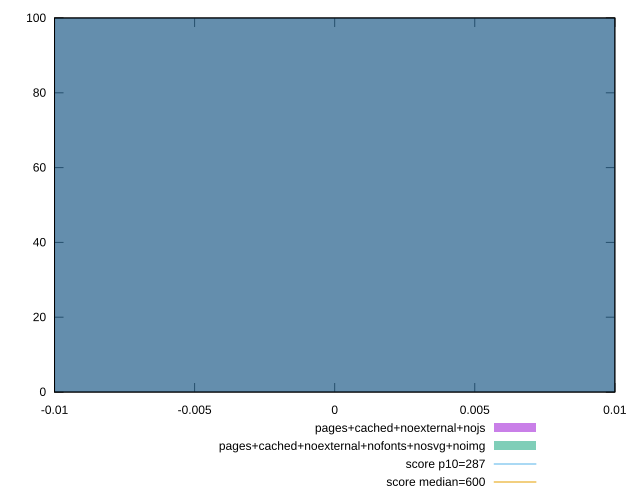

Source code (gnuplot):
reset

$pagesCachedNoexternalNojs <<EOF
0 100
EOF

$pagesCachedNoexternalNofontsNosvgNoimg <<EOF
0 100
EOF

set key outside below
set boxwidth 0.1
set xrange [-0.01:0.01]
set yrange [0:100]
set trange [0:100]
set style fill transparent solid 0.5 noborder

set parametric
set terminal svg size 640, 500 enhanced background rgb 'white'
set output "reprap/total-blocking-time/comparison/histogram/10_vs_11.svg"

plot $pagesCachedNoexternalNojs title "pages+cached+noexternal+nojs" with boxes, \
     $pagesCachedNoexternalNofontsNosvgNoimg title "pages+cached+noexternal+nofonts+nosvg+noimg" with boxes, \
     287,t title "score p10=287", \
     600,t title "score median=600"

reset
